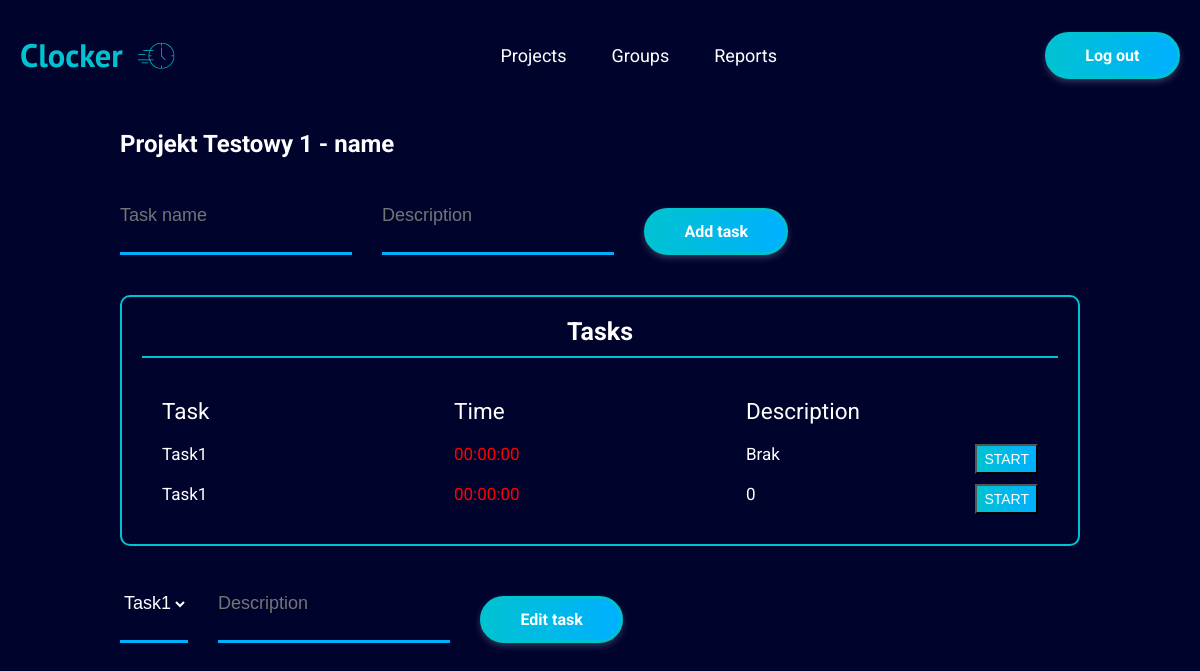
The app's page /project_details.php?P_id=1 (signed in), older data.
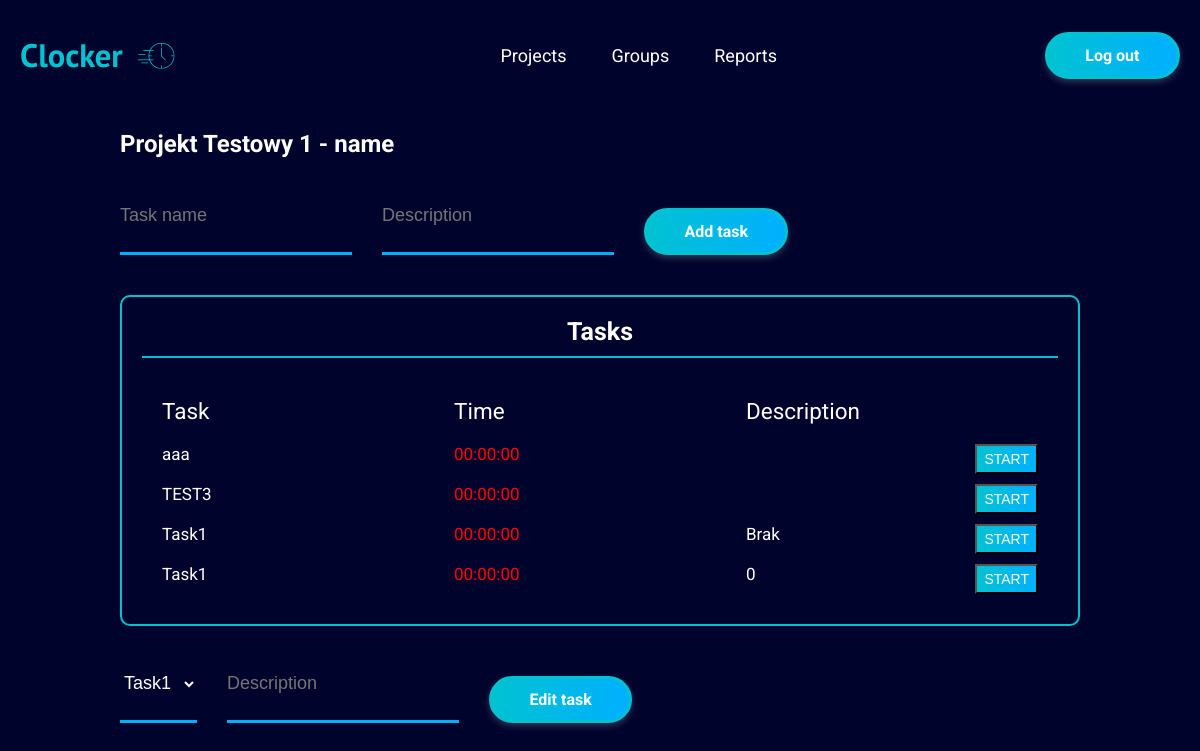
The same page, newer data.
### tables this page shows
CREATE TABLE `tasks` (
  `ID` int(11) NOT NULL,
  `project_id` int(11) NOT NULL,
  `name` varchar(100) NOT NULL,
  `description` varchar(255) NOT NULL,
  `start` timestamp NOT NULL DEFAULT current_timestamp(),
  `stop` timestamp NOT NULL DEFAULT current_timestamp(),
  `status` tinyint(1) NOT NULL DEFAULT 0,
  `timer` time NOT NULL DEFAULT '00:00:00'
);

### project_details.php (the view, shortened to what this page needs)
<!DOCTYPE html>
<html lang="en">
<?php require_once "_head.php" ?>
<body>
  <?php require_once "_navbar_main.php" ?>
  <div class="container">
    <div>
      <h2>
          <?php
          require_once "connect.php";
          $id = $_SESSION['p_id'];
          $sql = "SELECT p.name   FROM projects as p  WHERE p.ID=:id  ";
          $handle = $pdo->prepare($sql);
          $params = ['id' => $id];
          $handle->execute($params);
          if($handle->rowCount()>0) {
              $getRow = $handle->fetch(PDO::FETCH_ASSOC);
              $name = $getRow['name'];
              echo $name . " - " . $_SESSION['name'];
          }
      ?></h2>
    </div>
    <form class="add-project__container" method="post" action="<?php echo $_SERVER['PHP_SELF']; ?>">
      <input class="form__input" type="text" name="task_name" placeholder="Task name"
             value="<?php echo (isset($valName) ? $valName : '') ?>">
        <input class="form__input" type="text" name="description" placeholder="Description"
               value="<?php echo(isset($valName) ? $valName : '') ?>">
      <input type="submit" name="Add" value="Add task"
        class="form__btn btn-primary btn-primary--filled" />
    </form>
    <div class="projects">
      <h3 class="projects__title">Tasks</h3>
      <div class="projects__container">
        <div class="projects__row-container projects__header">
          <span>Task</span>
          <span>Time</span>
          <span>Description</span>
        </div>
          <?php
          require_once "connect.php";
          $id = $_SESSION['p_id'];
          $sql = "SELECT t.ID,t.name, t.timer, t.description, t.status FROM tasks as t WHERE t.project_id=:id ORDER BY t.ID DESC";
          $handle = $pdo->prepare($sql);
          $params = ['id' => $id];
          $handle->execute($params);
          if($handle->rowCount()>0){
              while($getRow = $handle->fetch(PDO::FETCH_ASSOC)){
                  $name=$getRow['name'];
                  $desc=$getRow['description'];
                  $timer=strtotime($getRow['timer']);
                  $timer=date("H:i:s",$timer);
                  if($getRow['status']==1){
                      $status = 'STOP';
                      $classa='class="not-working"';
                  }
                  else {
                      $status = 'START';
                      $classa='class="working"';
                  }
                  $t_id=$getRow['ID'];
                  echo '<form class="projects__row-container" method="post" action="'.$_SERVER['PHP_SELF'].'">
                           <input name="task_id" style="display: none" value="'.$t_id.'">
                          <span id="project-name"  >'.$name.'</span>
                          <span '.$classa.' id="clock">'.$timer.'</span>
                          <span id="project-name">'.$desc.'</span>
                          <input type="submit" name ="button" class="details btn-primary--filled"  value="'.$status.'"/>
                        </form>';
              }
          }
          ?>
      </div>
    </div>
    <form class="add-project__container" method="POST" action="<?php echo $_SERVER['PHP_SELF']; ?>">
        <select class="form__input" name="edit-task" type="text" placeholder="Task name">
            <?php
            require_once "connect.php";
            $id = $_SESSION['p_id'];
            $sql = "select name,ID from tasks where project_id=:id";
            $handle = $pdo->prepare($sql);
            $params = ['id' => $id];
            $handle->execute($params);
            if ($handle->rowCount() > 0) {
                while ($getRow = $handle->fetch(PDO::FETCH_ASSOC)) {
                    $name = $getRow['name'];
                    $t_id=$getRow['ID'];
                    echo '<option value=' . $t_id . '>' . $name . '</option>';
                }
            }
            ?>
        </select>
        <input class="form__input" type="text" name="description" placeholder="Description"
               value="<?php echo(isset($valDesc) ? $valDesc : '') ?>">
      <input type="submit" name="submit_task" value="Edit task"
        class="form__btn btn-primary btn-primary--filled" />
    </form>
  </div>
</body>
</html>

Row changes from the older to the newer data that the page shows:
added tasks: name "aaa", timer "00:00:00", button "START"
added tasks: name "TEST3", timer "00:00:00", button "START"
